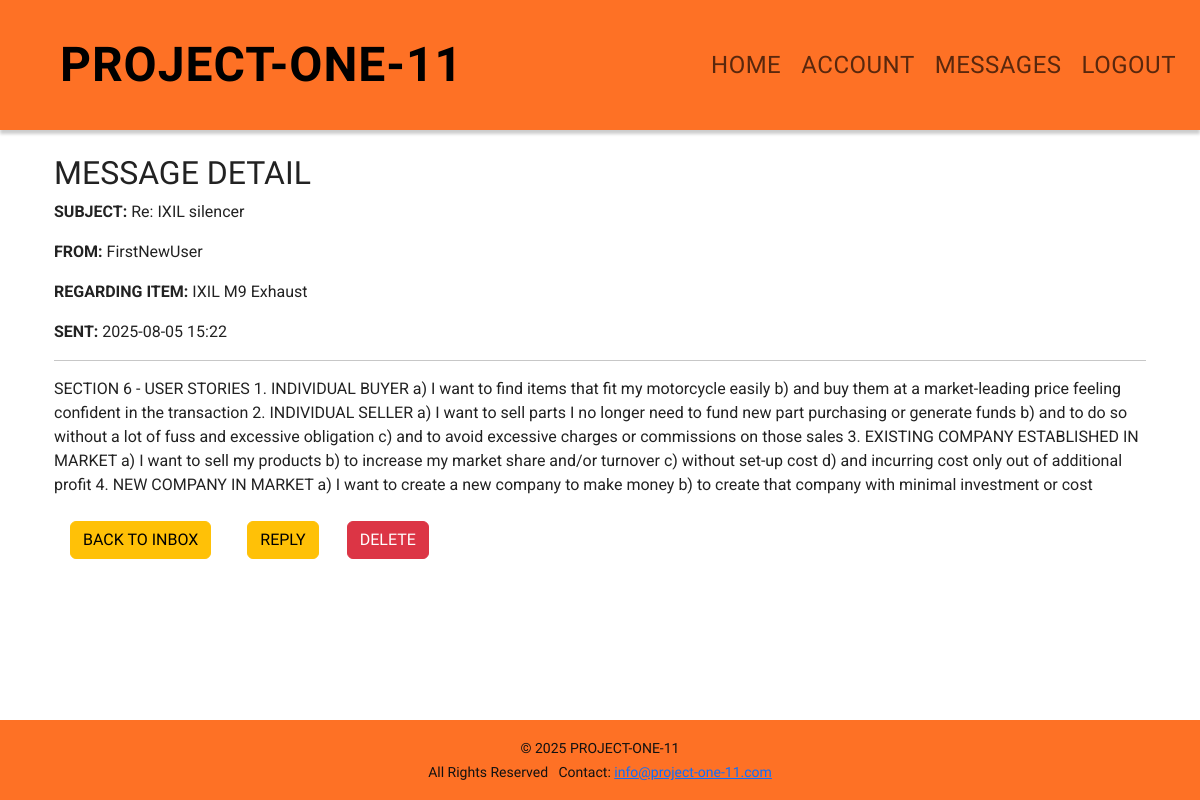
/marketplace/message/4/ (signed in), run on an earlier commit of the app's database.
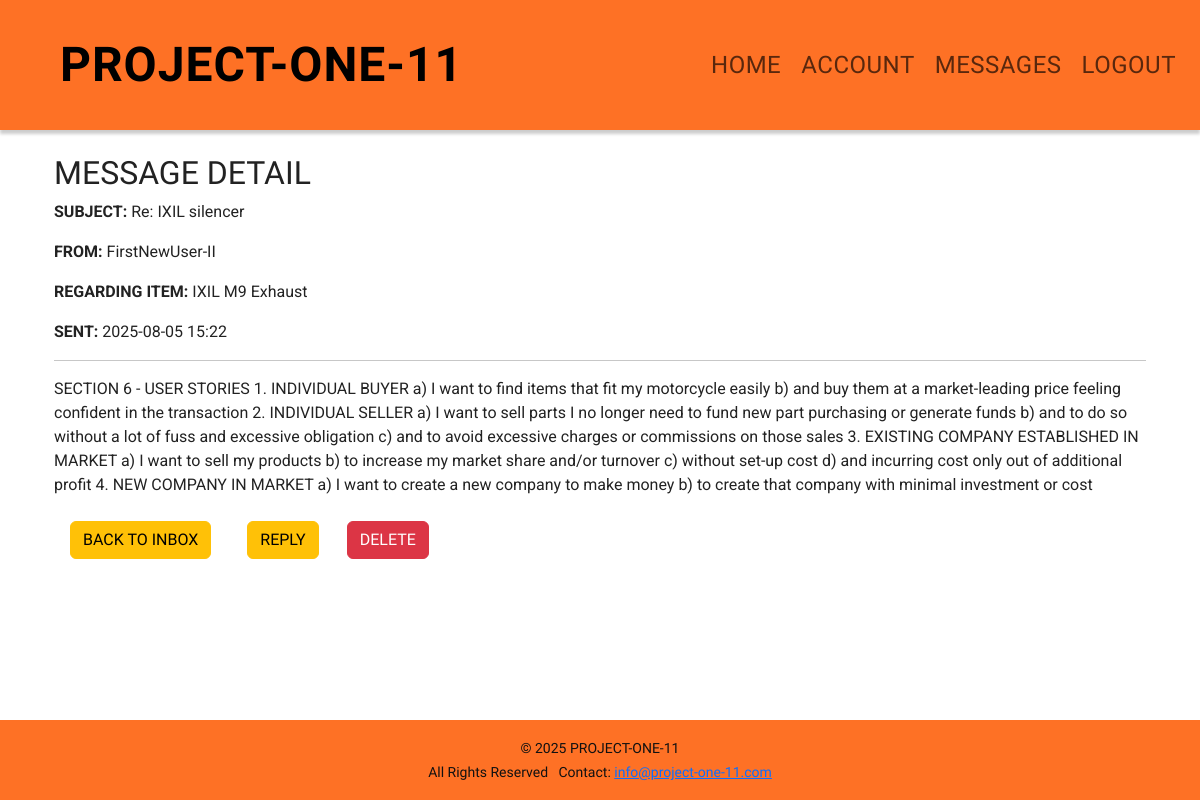
And on a later commit of the database.
### marketplace/models.py (models this page shows, shortened)
class Message(models.Model):
    sender = models.ForeignKey(settings.AUTH_USER_MODEL, related_name='sent_messages', on_delete=models.CASCADE)
    recipient = models.ForeignKey(settings.AUTH_USER_MODEL, related_name='received_messages', on_delete=models.CASCADE)
    item = models.ForeignKey('Item', null=True, blank=True, on_delete=models.CASCADE)
    subject = models.CharField(max_length=255)
    body = models.TextField()
    timestamp = models.DateTimeField(auto_now_add=True)
    is_read = models.BooleanField(default=False)

class Item(models.Model):
    CATEGORY_CHOICES = [
        ('engine', 'Engine'),
        ('body', 'Body'),
        ('electrical', 'Electrical'),
        ('other', 'Other'),
    ]
    make = models.CharField(max_length=50, blank=True, null=True)
    year = models.CharField(max_length=10, blank=True, null=True)
    model_name = models.CharField(max_length=50, blank=True, null=True)
    model_designation = models.CharField(max_length=50, blank=True, null=True)
    category = models.CharField(max_length=20, choices=CATEGORY_CHOICES)
    title = models.CharField(max_length=100)
    description = models.TextField()
    price = models.DecimalField(max_digits=10, decimal_places=2)
    owner = models.ForeignKey(settings.AUTH_USER_MODEL, on_delete=models.CASCADE, related_name='items')
    created_at = models.DateTimeField(auto_now_add=True)

### accounts/models.py (models this page shows)
class User(AbstractUser):
    is_buyer = models.BooleanField(default=True, verbose_name='Buyer')
    is_seller = models.BooleanField(default=True, verbose_name='Seller')
    is_business = models.BooleanField(default=False, verbose_name='Business')

### marketplace/views.py (the view)
# urls.py: path('message/<int:message_id>/', views.message_detail, name='message_detail'),
@login_required
def message_detail(request, message_id):
    message = get_object_or_404(
        Message.objects.filter(
            Q(pk=message_id) & (Q(sender=request.user) | Q(recipient=request.user))
        )
    )
    if message.recipient == request.user and not message.is_read:
        message.is_read = True
        message.save()
    return render(request, 'marketplace/message_detail.html', {'message': message})

### templates/marketplace/message_detail.html (shortened to what this page needs)
{% extends 'base.html' %}
{% block content %}
  <section aria-labelledby="message-detail-heading" class="container">
    <h2 id="message-detail-heading">MESSAGE DETAIL</h2>
    <article class="mb-4">
      <p><strong>SUBJECT:</strong> {{ message.subject }}</p>
      <p><strong>FROM:</strong> {{ message.sender.username }}</p>
      <p><strong>REGARDING ITEM:</strong> {{ message.item.title }}</p>
      <p><strong>SENT:</strong> {{ message.timestamp|date:"Y-m-d H:i" }}</p>
      <hr>
      <p>{{ message.body }}</p>
    </article>
    <nav class="mb-3">
      <a href="{% url 'messages_inbox' %}" class="btn btn-warning">BACK TO INBOX</a>
      {% if message.recipient == user %}
        <a href="{% url 'message_reply' message.id %}" class="btn btn-warning">REPLY</a>
      {% endif %}
      <button type="button" class="btn btn-danger ms-2" data-bs-toggle="modal" data-bs-target="#deleteModal">
        DELETE
      </button>
    </nav>
  </section>
{% endblock %}

What changed in the data, as far as the page shows it:
changed through a linked row, Message "Re: IXIL silencer": sender.username "FirstNewUser" → "FirstNewUser-II"
